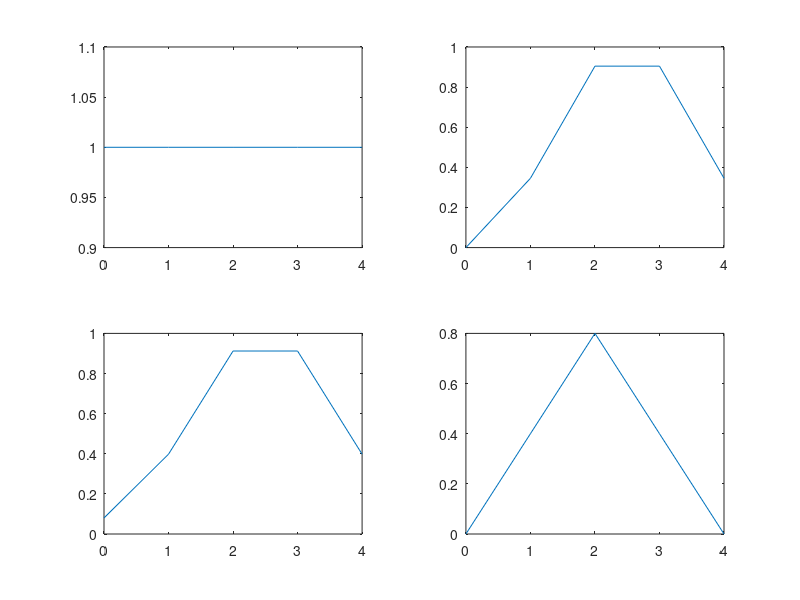

The MATLAB source for this figure:
clc;
clear all;
close all;

N=input('put N');
n=0:N-1;

for i=1:N
  w(i)=1;
  w1(i)=0.5-0.5*cos(2*pi*(i-1)/N);
  w2(i)=0.54-0.46*cos(2*pi*(i-1)/N);
endfor

subplot(221);
plot(n,w);

subplot(222);
plot(n,w1);

subplot(223);
plot(n,w2);

for i=1:N/2+1
  w3(i)=(i-1)/(N/2)
endfor
if mod(N,2)==0
  for j=N/2+1:N-1
    i=i+1;
    w3(i)=2-i/(N/2);
  endfor
else
  for j=N/2+1:N
    i=i+1;
    w3(i)=2-i/(N/2);
  endfor
endif
subplot(224);
plot(n,w3);
